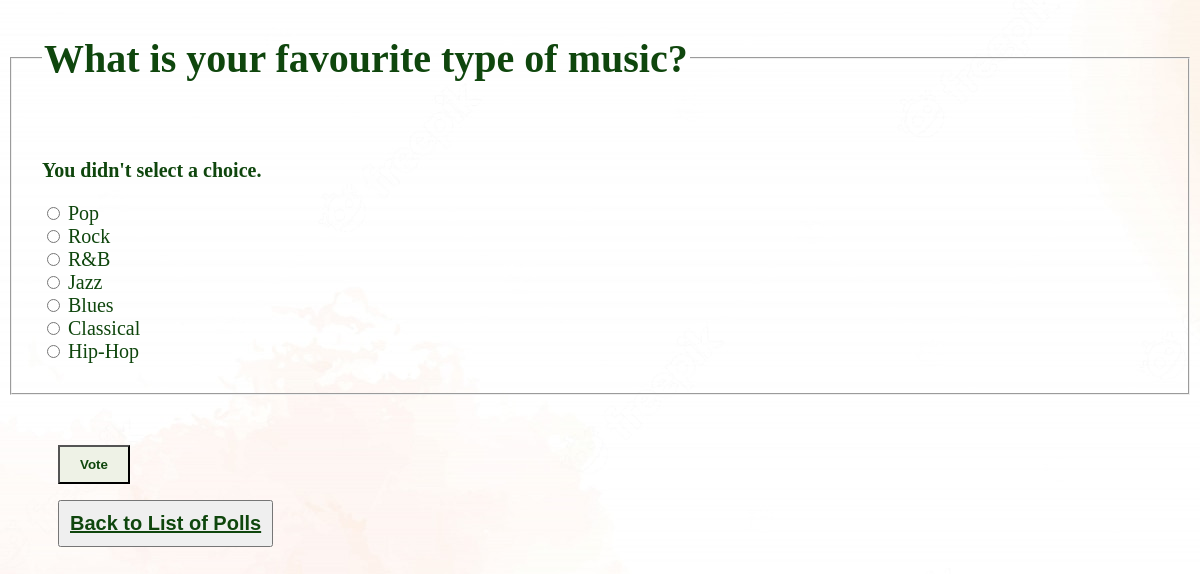
Page /polls/6/vote/ (signed in) on the committed database.
### polls/models.py (models this page shows, shortened)
class Question(models.Model):
    question_text = models.CharField(max_length=200)
    pub_date = models.DateTimeField('date published')
    end_date = models.DateTimeField('date ended', default=None, null=True)

class Choice(models.Model):
    question = models.ForeignKey(Question, on_delete=models.CASCADE)
    choice_text = models.CharField(max_length=200)

### polls/views.py (the view, shortened to what this page needs)
# urls.py: path('<int:question_id>/vote/', views.vote, name='vote'),
@login_required
def vote(request, question_id):
    user = request.user
    if not user.is_authenticated:
        return redirect('login')
    question = get_object_or_404(Question, pk=question_id)
    try:
        selected_choice = question.choice_set.get(pk=request.POST['choice'])
    except (KeyError, Choice.DoesNotExist):
        return render(request, 'polls/detail.html', {
            'question': question,
            'error_message': "You didn't select a choice.",
        })

### polls/templates/polls/detail.html (shortened to what this page needs)
{% load static %}
<link rel="stylesheet" href="{% static 'polls/style.css' %}">
<form action="{% url 'polls:vote' question.id %}" method="post">
    <fieldset id="question">
        <legend><h1>{{ question.question_text }}</h1></legend>
        {% if error_message %}<p><strong>{{ error_message }}</strong></p>{% endif %}
        {% for choice in question.choice_set.all %}
            {% if choice.choice_text == voted %}
                <input type="radio" name="choice" class="choice{{ forloop.counter }}" value="{{ choice.id }}" checked>
                <label for="choice{{ forloop.counter }}">{{ choice.choice_text }} (previous vote)</label><br>
            {% else %}
                <input type="radio" name="choice" class="choice{{ forloop.counter }}" value="{{ choice.id }}">
                <label for="choice{{ forloop.counter }}">{{ choice.choice_text }}</label><br>
            {% endif %}
        {% endfor %}
    </fieldset>
    <input type="submit" value="Vote" id="button">
    </form>
    <button id="back-button"><a id="button-text" href="{% url 'polls:index' %}">Back to List of Polls</a></button>

### polls/static/polls/style.css (style rules this page uses)
#question { color: #0f460d; padding: 30px; font-size: 20px; }
#button { background-color: #EEF2E6; color: #0f460d; font-weight: bold; margin-top: 50px; margin-left: 50px; padding-top: 10px; padding-bottom: 10px; padding-right: 20px; padding-left: 20px; }
#button-text { color: #0f460d; font-weight: bold; font-size: 20px; }
#back-button { padding: 10px; margin-left: 50px; }

### rows in the picture
Question: question_text "What is your favourite type of music?"
Choice: choice_text "Pop"
Choice: choice_text "Rock"
Choice: choice_text "R&B"
Choice: choice_text "Jazz"
Choice: choice_text "Blues"
Choice: choice_text "Classical"
Choice: choice_text "Hip-Hop"

### other values in the picture
{{ error_message }} "You didn't select a choice."
